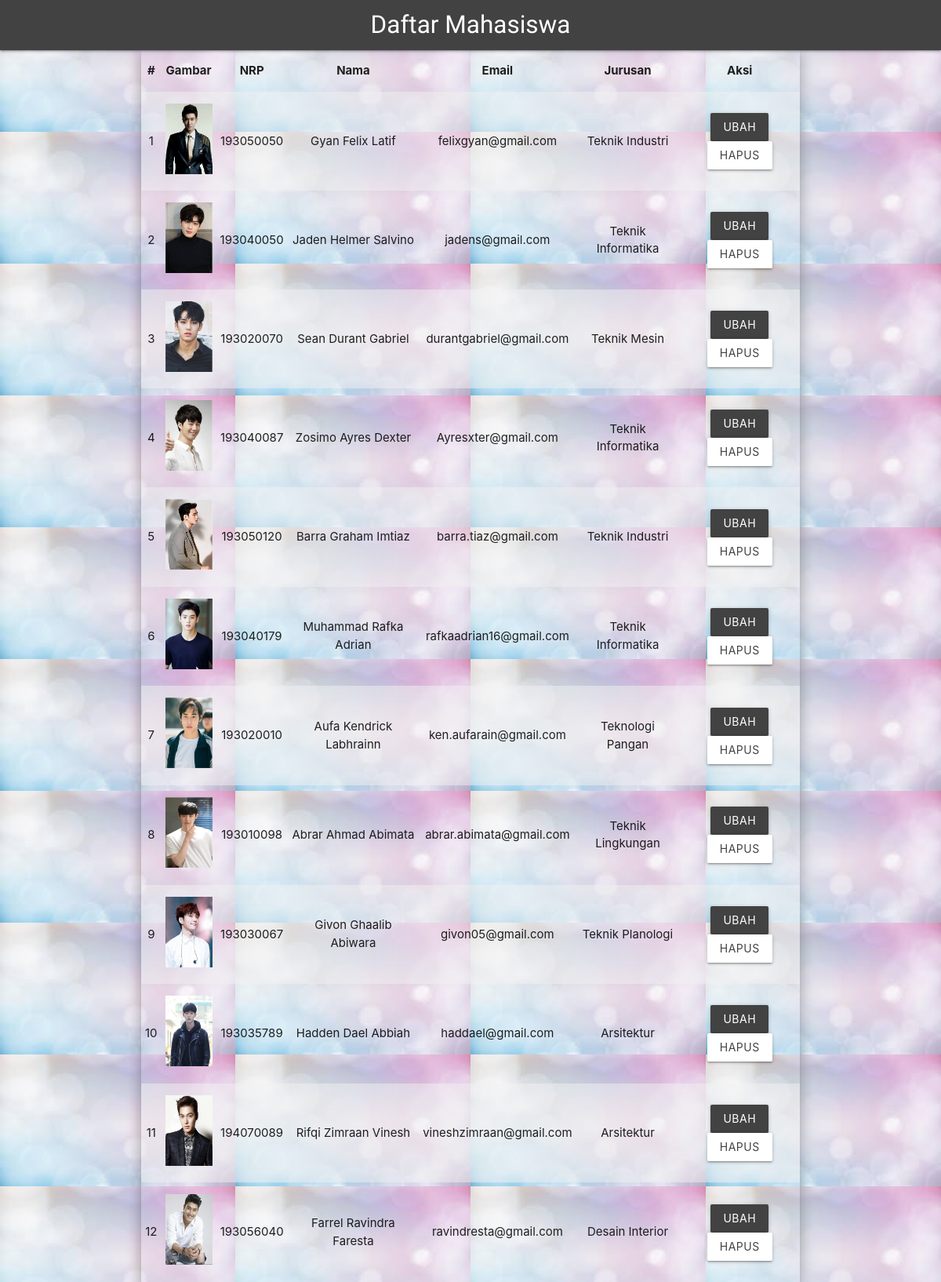
Screenshot of /Pertemuan10/latihan1.php with the database file from the repository.
### tables this page shows
CREATE TABLE `mahasiswa` (
  `id` int(11) NOT NULL,
  `nama` varchar(255) NOT NULL,
  `nrp` char(9) NOT NULL,
  `email` varchar(255) NOT NULL,
  `jurusan` varchar(255) NOT NULL,
  `gambar` varchar(255) NOT NULL
);

### Pertemuan10/latihan1.php (the view, shortened to what this page needs)
<?php
$conn = mysqli_connect('localhost', 'root', '', 'pw_193040050');
$result = mysqli_query($conn, "SELECT * FROM mahasiswa");
$rows = [];
while ($row = mysqli_fetch_assoc($result)) {
  $rows[] = $row;
}
$mahasiswa = $rows;
?>
<!DOCTYPE html>
<html lang="en">
<head>
  <link type="text/css" rel="stylesheet" href="css/css/materialize.min.css" media="screen,projection" />
  <link rel="stylesheet" href="css/style.css">
</head>
<body>
  <nav>
    <div class="nav-wrapper grey darken-3">
      <a href="latihan1.php" class="brand-logo center">Daftar Mahasiswa</a>
    </div>
  </nav>
  <div class="container">
    <table class="centered striped z-depth-3" border="1" cellpadding="10" cellspacing="0">
      <thead>
        <tr>
          <th>#</th>
          <th>Gambar</th>
          <th>NRP</th>
          <th>Nama</th>
          <th>Email</th>
          <th>Jurusan</th>
          <th>Aksi</th>
        </tr>
      </thead>
      <tbody>
        <?php $i = 1;
        foreach ($mahasiswa as $mhs) : ?>
          <tr>
            <td><?= $i++; ?></td>
            <td><img src="img/<?= $mhs['gambar']; ?>" width="60"></td>
            <td><?= $mhs['nrp']; ?></td>
            <td><?= $mhs['nama']; ?></td>
            <td><?= $mhs['email']; ?></td>
            <td><?= $mhs['jurusan']; ?></td>
            <td>
              <a class="btn grey darken-3" href="">Ubah</a> <a href="" class="btn grey-text text-darken-3 white">Hapus</a>
            </td>
          </tr>
        <?php endforeach; ?>
      </tbody>
    </table>
  </div>
</body>
</html>

### Pertemuan10/css/style.css (style rules this page uses)
nav { font-family: 'Lobster Two', cursive; }
body { background-image: url('img/bg1.jpg'); }

### rows the page displays
mahasiswa: gambar (picture), nrp "193050050", nama "Gyan Felix Latif", email "felixgyan@gmail.com", jurusan "Teknik Industri"
mahasiswa: gambar (picture), nrp "193040050", nama "Jaden Helmer Salvino", email "jadens@gmail.com", jurusan "Teknik Informatika"
mahasiswa: gambar (picture), nrp "193020070", nama "Sean Durant Gabriel", email "durantgabriel@gmail.com", jurusan "Teknik Mesin"
mahasiswa: gambar (picture), nrp "193040087", nama "Zosimo Ayres Dexter", email "Ayresxter@gmail.com", jurusan "Teknik Informatika"
mahasiswa: gambar (picture), nrp "193050120", nama "Barra Graham Imtiaz", email "barra.tiaz@gmail.com", jurusan "Teknik Industri"
mahasiswa: gambar (picture), nrp "193040179", nama "Muhammad Rafka Adrian", email "rafkaadrian16@gmail.com", jurusan "Teknik Informatika"
mahasiswa: gambar (picture), nrp "193020010", nama "Aufa Kendrick Labhrainn", email "ken.aufarain@gmail.com", jurusan "Teknologi Pangan"
mahasiswa: gambar (picture), nrp "193010098", nama "Abrar Ahmad Abimata", email "abrar.abimata@gmail.com", jurusan "Teknik Lingkungan"
mahasiswa: gambar (picture), nrp "193030067", nama "Givon Ghaalib Abiwara", email "givon05@gmail.com", jurusan "Teknik Planologi"
mahasiswa: gambar (picture), nrp "193035789", nama "Hadden Dael Abbiah", email "haddael@gmail.com", jurusan "Arsitektur"
mahasiswa: gambar (picture), nrp "194070089", nama "Rifqi Zimraan Vinesh", email "vineshzimraan@gmail.com", jurusan "Arsitektur"
mahasiswa: gambar (picture), nrp "193056040", nama "Farrel Ravindra Faresta", email "ravindresta@gmail.com", jurusan "Desain Interior"
